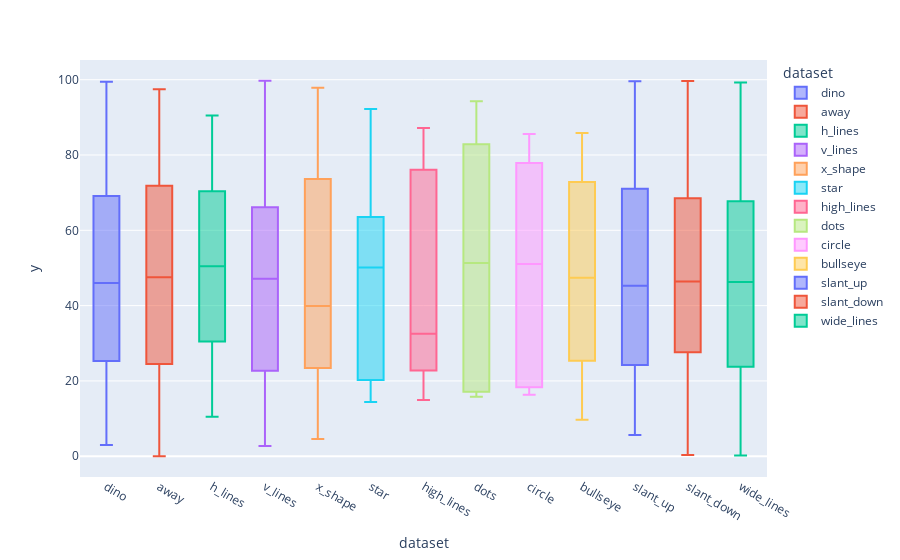

Notebook code cell kept with this figure:
### Code cell
fig = px.box(datasets, x="dataset", y="y", color='dataset')
fig.show()

### Figure 1 — Plotly figure (JSON) as saved in the notebook; plotly's stock layout.template omitted (floating-point values rounded to 4 significant figures; data arrays with more than 128 entries replaced by an {"elided": "..."} marker saying what was removed)
{"data": [{"alignmentgroup": "True", "hovertemplate": "dataset=%{x}<br>y=%{y}<extra></extra>", "legendgroup": "dino", "marker": {"color": "#636efa"}, "name": "dino", "notched": false, "offsetgroup": "dino", "orientation": "v", "showlegend": true, "type": "box", "x": {"elided": "142 str values"}, "x0": " ", "xaxis": "x", "y": {"elided": "142 float values"}, "y0": " ", "yaxis": "y"}, {"alignmentgroup": "True", "hovertemplate": "dataset=%{x}<br>y=%{y}<extra></extra>", "legendgroup": "away", "marker": {"color": "#EF553B"}, "name": "away", "notched": false, "offsetgroup": "away", "orientation": "v", "showlegend": true, "type": "box", "x": {"elided": "142 str values"}, "x0": " ", "xaxis": "x", "y": {"elided": "142 float values"}, "y0": " ", "yaxis": "y"}, {"alignmentgroup": "True", "hovertemplate": "dataset=%{x}<br>y=%{y}<extra></extra>", "legendgroup": "h_lines", "marker": {"color": "#00cc96"}, "name": "h_lines", "notched": false, "offsetgroup": "h_lines", "orientation": "v", "showlegend": true, "type": "box", "x": {"elided": "142 str values"}, "x0": " ", "xaxis": "x", "y": {"elided": "142 float values"}, "y0": " ", "yaxis": "y"}, {"alignmentgroup": "True", "hovertemplate": "dataset=%{x}<br>y=%{y}<extra></extra>", "legendgroup": "v_lines", "marker": {"color": "#ab63fa"}, "name": "v_lines", "notched": false, "offsetgroup": "v_lines", "orientation": "v", "showlegend": true, "type": "box", "x": {"elided": "142 str values"}, "x0": " ", "xaxis": "x", "y": {"elided": "142 float values"}, "y0": " ", "yaxis": "y"}, {"alignmentgroup": "True", "hovertemplate": "dataset=%{x}<br>y=%{y}<extra></extra>", "legendgroup": "x_shape", "marker": {"color": "#FFA15A"}, "name": "x_shape", "notched": false, "offsetgroup": "x_shape", "orientation": "v", "showlegend": true, "type": "box", "x": {"elided": "142 str values"}, "x0": " ", "xaxis": "x", "y": {"elided": "142 float values"}, "y0": " ", "yaxis": "y"}, {"alignmentgroup": "True", "hovertemplate": "dataset=%{x}<br>y=%{y}<extra></extra>", "legendgroup": "star", "marker": {"color": "#19d3f3"}, "name": "star", "notched": false, "offsetgroup": "star", "orientation": "v", "showlegend": true, "type": "box", "x": {"elided": "142 str values"}, "x0": " ", "xaxis": "x", "y": {"elided": "142 float values"}, "y0": " ", "yaxis": "y"}, {"alignmentgroup": "True", "hovertemplate": "dataset=%{x}<br>y=%{y}<extra></extra>", "legendgroup": "high_lines", "marker": {"color": "#FF6692"}, "name": "high_lines", "notched": false, "offsetgroup": "high_lines", "orientation": "v", "showlegend": true, "type": "box", "x": {"elided": "142 str values"}, "x0": " ", "xaxis": "x", "y": {"elided": "142 float values"}, "y0": " ", "yaxis": "y"}, {"alignmentgroup": "True", "hovertemplate": "dataset=%{x}<br>y=%{y}<extra></extra>", "legendgroup": "dots", "marker": {"color": "#B6E880"}, "name": "dots", "notched": false, "offsetgroup": "dots", "orientation": "v", "showlegend": true, "type": "box", "x": {"elided": "142 str values"}, "x0": " ", "xaxis": "x", "y": {"elided": "142 float values"}, "y0": " ", "yaxis": "y"}, {"alignmentgroup": "True", "hovertemplate": "dataset=%{x}<br>y=%{y}<extra></extra>", "legendgroup": "circle", "marker": {"color": "#FF97FF"}, "name": "circle", "notched": false, "offsetgroup": "circle", "orientation": "v", "showlegend": true, "type": "box", "x": {"elided": "142 str values"}, "x0": " ", "xaxis": "x", "y": {"elided": "142 float values"}, "y0": " ", "yaxis": "y"}, {"alignmentgroup": "True", "hovertemplate": "dataset=%{x}<br>y=%{y}<extra></extra>", "legendgroup": "bullseye", "marker": {"color": "#FECB52"}, "name": "bullseye", "notched": false, "offsetgroup": "bullseye", "orientation": "v", "showlegend": true, "type": "box", "x": {"elided": "142 str values"}, "x0": " ", "xaxis": "x", "y": {"elided": "142 float values"}, "y0": " ", "yaxis": "y"}, {"alignmentgroup": "True", "hovertemplate": "dataset=%{x}<br>y=%{y}<extra></extra>", "legendgroup": "slant_up", "marker": {"color": "#636efa"}, "name": "slant_up", "notched": false, "offsetgroup": "slant_up", "orientation": "v", "showlegend": true, "type": "box", "x": {"elided": "142 str values"}, "x0": " ", "xaxis": "x", "y": {"elided": "142 float values"}, "y0": " ", "yaxis": "y"}, {"alignmentgroup": "True", "hovertemplate": "dataset=%{x}<br>y=%{y}<extra></extra>", "legendgroup": "slant_down", "marker": {"color": "#EF553B"}, "name": "slant_down", "notched": false, "offsetgroup": "slant_down", "orientation": "v", "showlegend": true, "type": "box", "x": {"elided": "142 str values"}, "x0": " ", "xaxis": "x", "y": {"elided": "142 float values"}, "y0": " ", "yaxis": "y"}, {"alignmentgroup": "True", "hovertemplate": "dataset=%{x}<br>y=%{y}<extra></extra>", "legendgroup": "wide_lines", "marker": {"color": "#00cc96"}, "name": "wide_lines", "notched": false, "offsetgroup": "wide_lines", "orientation": "v", "showlegend": true, "type": "box", "x": {"elided": "142 str values"}, "x0": " ", "xaxis": "x", "y": {"elided": "142 float values"}, "y0": " ", "yaxis": "y"}], "layout": {"boxmode": "overlay", "legend": {"title": {"text": "dataset"}, "tracegroupgap": 0}, "margin": {"t": 60}, "xaxis": {"anchor": "y", "categoryarray": ["dino", "away", "h_lines", "v_lines", "x_shape", "star", "high_lines", "dots", "circle", "bullseye", "slant_up", "slant_down", "wide_lines"], "categoryorder": "array", "domain": [0, 1], "title": {"text": "dataset"}}, "yaxis": {"anchor": "x", "domain": [0, 1], "title": {"text": "y"}}}}
